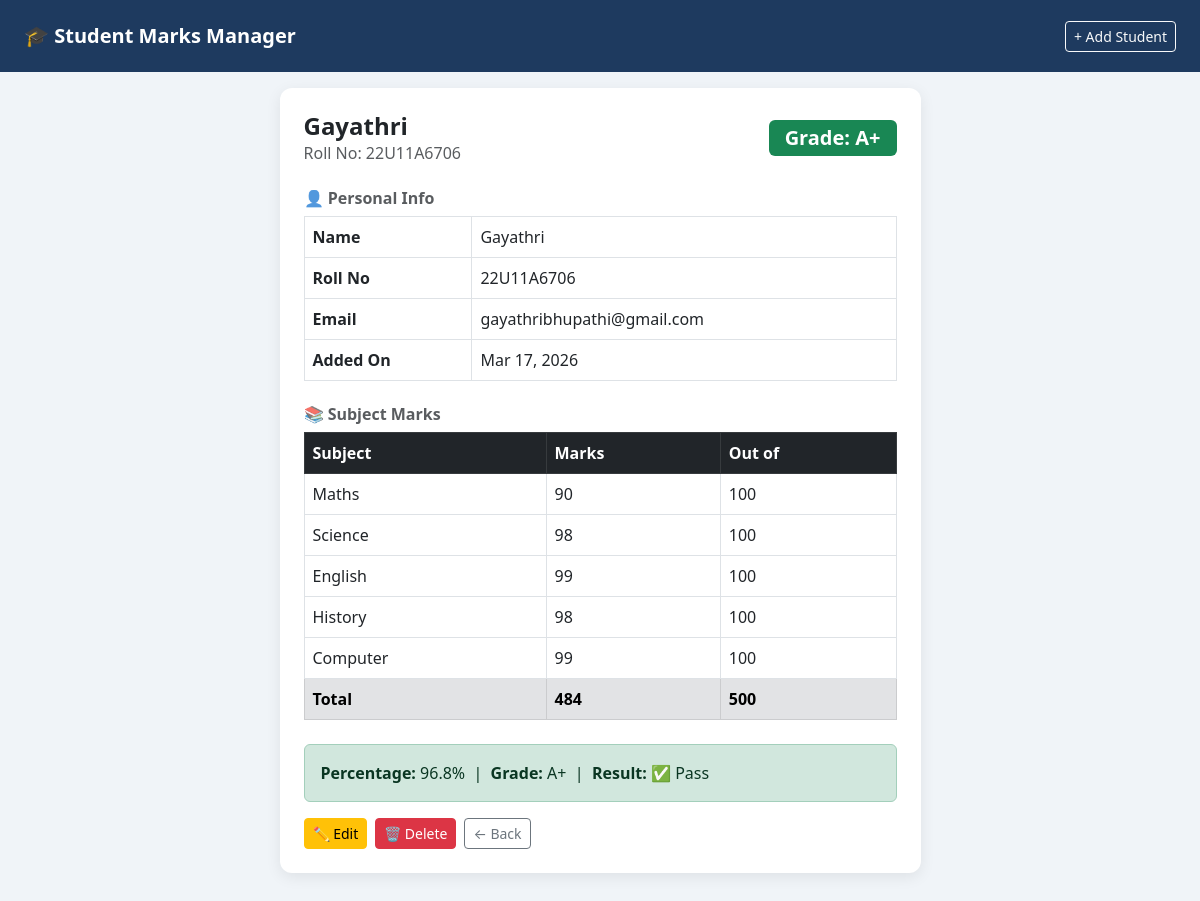
The page /marks/3/ on the database its author committed.
### marks/models.py (models this page shows, shortened)
class Student(models.Model):
    GRADE_CHOICES = [
        ('A+', 'A+'), ('A', 'A'), ('B+', 'B+'),
        ('B', 'B'),   ('C', 'C'), ('F', 'Fail'),
    ]
    name      = models.CharField(max_length=100)
    roll_no   = models.CharField(max_length=20, unique=True)
    email     = models.EmailField(unique=True)
    maths     = models.IntegerField(default=0)
    science   = models.IntegerField(default=0)
    english   = models.IntegerField(default=0)
    history   = models.IntegerField(default=0)
    computer  = models.IntegerField(default=0)
    created_at = models.DateTimeField(auto_now_add=True)
    def total_marks(self):
        return self.maths + self.science + self.english + self.history + self.computer
    def percentage(self):
        return round((self.total_marks() / 500) * 100, 2)
    def grade(self):
        p = self.percentage()
        if p >= 90:   return 'A+'
        elif p >= 80: return 'A'
        elif p >= 70: return 'B+'
        elif p >= 60: return 'B'
        elif p >= 50: return 'C'
        else:         return 'F'
    def grade_color(self):
        colors = {
            'A+': 'success',
            'A':  'success',
            'B+': 'primary',
            'B':  'info',
            'C':  'warning',
            'F':  'danger',
        }
        return colors.get(self.grade(), 'secondary')
    class Meta:
        ordering = ['roll_no']

### marks/views.py (the view)
# urls.py: path('<int:pk>/',           views.student_detail, name='student_detail'),
def student_detail(request, pk):
    student = get_object_or_404(Student, pk=pk)
    return render(request, 'marks/student_detail.html', {'student': student})

### marks/templates/marks/student_detail.html (shortened to what this page needs)
{% extends 'marks/base.html' %}
{% block content %}
<div class="row justify-content-center">
    <div class="col-md-7">
        <div class="card p-4">
            <div class="d-flex justify-content-between align-items-center mb-4">
                <div>
                    <h4 class="fw-bold mb-0">{{ student.name }}</h4>
                    <span class="text-muted">Roll No: {{ student.roll_no }}</span>
                </div>
                <span class="badge bg-{{ student.grade_color }} fs-5 px-3 py-2">
                    Grade: {{ student.grade }}
                </span>
            </div>
            <h6 class="text-muted fw-semibold">👤 Personal Info</h6>
            <table class="table table-bordered mb-4">
                <tr><th>Name</th><td>{{ student.name }}</td></tr>
                <tr><th>Roll No</th><td>{{ student.roll_no }}</td></tr>
                <tr><th>Email</th><td>{{ student.email }}</td></tr>
                <tr><th>Added On</th><td>{{ student.created_at|date:"M d, Y" }}</td></tr>
            </table>
            <h6 class="text-muted fw-semibold">📚 Subject Marks</h6>
            <table class="table table-bordered mb-4">
                <thead class="table-dark">
                    <tr>
                        <th>Subject</th>
                        <th>Marks</th>
                        <th>Out of</th>
                    </tr>
                </thead>
                <tbody>
                    <tr><td>Maths</td>   <td>{{ student.maths }}</td>   <td>100</td></tr>
                    <tr><td>Science</td> <td>{{ student.science }}</td> <td>100</td></tr>
                    <tr><td>English</td> <td>{{ student.english }}</td> <td>100</td></tr>
                    <tr><td>History</td> <td>{{ student.history }}</td> <td>100</td></tr>
                    <tr><td>Computer</td><td>{{ student.computer }}</td><td>100</td></tr>
                </tbody>
                <tfoot class="table-secondary fw-bold">
                    <tr>
                        <td>Total</td>
                        <td>{{ student.total_marks }}</td>
                        <td>500</td>
                    </tr>
                </tfoot>
            </table>
            <div class="alert alert-{{ student.grade_color }}">
                <strong>Percentage:</strong> {{ student.percentage }}% &nbsp;|&nbsp;
                <strong>Grade:</strong> {{ student.grade }} &nbsp;|&nbsp;
                <strong>Result:</strong>
                {% if student.grade == 'F' %}
                    ❌ Fail
                {% else %}
                    ✅ Pass
                {% endif %}
            </div>
            <div class="d-flex gap-2">
                <a href="{% url 'marks:student_edit' student.pk %}"
                   class="btn btn-warning btn-sm">✏️ Edit</a>
                <a href="{% url 'marks:student_delete' student.pk %}"
                   class="btn btn-danger btn-sm">🗑️ Delete</a>
                <a href="{% url 'marks:student_list' %}"
                   class="btn btn-outline-secondary btn-sm">← Back</a>
            </div>
        </div>
    </div>
</div>
{% endblock %}

### marks/templates/marks/base.html (style rules this page uses)
body { background-color: #f0f4f8; }
.card { border: none; border-radius: 12px; box-shadow: 0 4px 15px rgba(0,0,0,0.08); }
.table thead { background-color: #1e3a5f; color: white; }

### rows shown on the page
Student: name "Gayathri", roll_no "22U11A6706", grade "A+", email "gayathribhupathi@gmail.com", created_at "Mar 17, 2026", maths "90", science "98", english "99", history "98", computer "99", total_marks "484", percentage "96.8"
